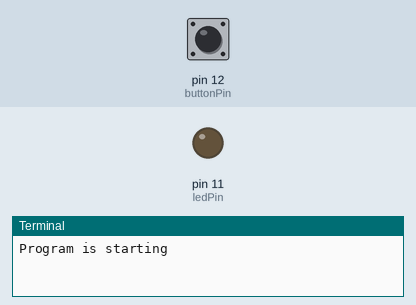
The program below on a simulated Raspberry Pi (header pin numbers). Parts: output pins drawn as LEDs (lit = HIGH), the last lines printed to the terminal. Dashed ring = blinking. The inputs (shaded band) are chosen by the test bench; at power-on: pin 12 (buttonPin) LOW.

Above: at 1.2 s.
1.3 s: pin 12 (buttonPin) pulled HIGH for 0.15 s
At 1.7 s:
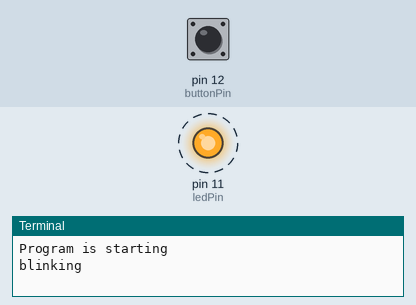
4.4 s: pin 12 (buttonPin) pulled HIGH for 3.2 s
Timing chart, 0 to 12.3 s (numbered marks = the images above; inputs shaded):
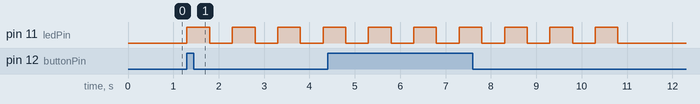

Measured:
- after the input at 1.3 s, pin 11 (ledPin): alternates HIGH for 0.50 s and LOW for 0.50 s, starting at once

The program:

myByttonLed.py
```python
import RPi.GPIO as GPIO
import time

ledPin = 11
buttonPin = 12

def setup():
    GPIO.setmode(GPIO.BOARD)
    GPIO.setup(ledPin, GPIO.OUT)
    GPIO.setup(buttonPin, GPIO.IN, pull_up_down=GPIO.PUD_DOWN)

def blink(x:int):
    print("blinking")
    for i in range(x):
        GPIO.output(ledPin, GPIO.HIGH)
        time.sleep(0.5)
        GPIO.output(ledPin, GPIO.LOW)
        time.sleep(0.5)

def loop():
    while True:
        if GPIO.input(buttonPin) == GPIO.HIGH :
            blink(5)

def destroy():
    GPIO.output(ledPin, GPIO.LOW)     # turn off led
    GPIO.cleanup()


print("Program is starting")
setup()
try:
    loop()
except KeyboardInterrupt:
    destroy()
```
